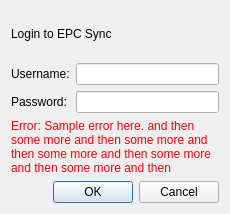
<?xml version="1.0" encoding="UTF-8"?>
<ui version="4.0">
 <class>root_dialog</class>
 <widget class="QDialog" name="root_dialog">
  <property name="geometry">
   <rect>
    <x>0</x>
    <y>0</y>
    <width>474</width>
    <height>248</height>
   </rect>
  </property>
  <property name="sizePolicy">
   <sizepolicy hsizetype="Preferred" vsizetype="Preferred">
    <horstretch>0</horstretch>
    <verstretch>0</verstretch>
   </sizepolicy>
  </property>
  <property name="windowTitle">
   <string>Dialog</string>
  </property>
  <layout class="QGridLayout" name="gridLayout" rowstretch="1,0,0,0,0">
   <property name="sizeConstraint">
    <enum>QLayout::SetFixedSize</enum>
   </property>
   <item row="2" column="0">
    <widget class="QLabel" name="label_2">
     <property name="text">
      <string>Password:</string>
     </property>
    </widget>
   </item>
   <item row="2" column="1">
    <widget class="QLineEdit" name="password">
     <property name="echoMode">
      <enum>QLineEdit::Password</enum>
     </property>
    </widget>
   </item>
   <item row="3" column="0" colspan="2">
    <widget class="QLabel" name="lbl_error_message">
     <property name="sizePolicy">
      <sizepolicy hsizetype="Preferred" vsizetype="Minimum">
       <horstretch>0</horstretch>
       <verstretch>0</verstretch>
      </sizepolicy>
     </property>
     <property name="minimumSize">
      <size>
       <width>0</width>
       <height>30</height>
      </size>
     </property>
     <property name="text">
      <string>&lt;html&gt;&lt;head/&gt;&lt;body&gt;&lt;p&gt;&lt;span style=&quot; color:#fc0107;&quot;&gt;Error: Sample error here. and then some more and then some more and then some more and then some more and then some more and then&lt;/span&gt;&lt;/p&gt;&lt;/body&gt;&lt;/html&gt;</string>
     </property>
     <property name="textFormat">
      <enum>Qt::RichText</enum>
     </property>
     <property name="alignment">
      <set>Qt::AlignLeading|Qt::AlignLeft|Qt::AlignTop</set>
     </property>
     <property name="wordWrap">
      <bool>true</bool>
     </property>
     <property name="textInteractionFlags">
      <set>Qt::LinksAccessibleByMouse|Qt::TextSelectableByMouse</set>
     </property>
    </widget>
   </item>
   <item row="1" column="1">
    <widget class="QLineEdit" name="username"/>
   </item>
   <item row="0" column="0" colspan="2">
    <layout class="QHBoxLayout" name="horizontalLayout_3">
     <property name="leftMargin">
      <number>0</number>
     </property>
     <property name="topMargin">
      <number>16</number>
     </property>
     <property name="rightMargin">
      <number>0</number>
     </property>
     <property name="bottomMargin">
      <number>16</number>
     </property>
     <item>
      <widget class="QLabel" name="big_label">
       <property name="sizePolicy">
        <sizepolicy hsizetype="MinimumExpanding" vsizetype="Preferred">
         <horstretch>0</horstretch>
         <verstretch>0</verstretch>
        </sizepolicy>
       </property>
       <property name="text">
        <string>&lt;html&gt;&lt;head/&gt;&lt;body&gt;&lt;p&gt;Login to EPC Sync&lt;/p&gt;&lt;/body&gt;&lt;/html&gt;</string>
       </property>
       <property name="textFormat">
        <enum>Qt::RichText</enum>
       </property>
      </widget>
     </item>
     <item>
      <widget class="QLabel" name="spacer_label">
       <property name="sizePolicy">
        <sizepolicy hsizetype="MinimumExpanding" vsizetype="Preferred">
         <horstretch>0</horstretch>
         <verstretch>0</verstretch>
        </sizepolicy>
       </property>
       <property name="styleSheet">
        <string notr="true">color: rgba(0,0,0,0%)</string>
       </property>
       <property name="text">
        <string>&lt;html&gt;&lt;head/&gt;&lt;body&gt;&lt;p&gt;Login to EPC Sync&lt;/p&gt;&lt;/body&gt;&lt;/html&gt;</string>
       </property>
       <property name="textFormat">
        <enum>Qt::RichText</enum>
       </property>
      </widget>
     </item>
    </layout>
   </item>
   <item row="4" column="0" colspan="2">
    <widget class="QDialogButtonBox" name="button_box">
     <property name="standardButtons">
      <set>QDialogButtonBox::Cancel|QDialogButtonBox::Ok</set>
     </property>
    </widget>
   </item>
   <item row="1" column="0">
    <widget class="QLabel" name="label">
     <property name="text">
      <string>Username:</string>
     </property>
    </widget>
   </item>
  </layout>
 </widget>
 <tabstops>
  <tabstop>username</tabstop>
  <tabstop>password</tabstop>
 </tabstops>
 <resources/>
 <connections/>
</ui>
